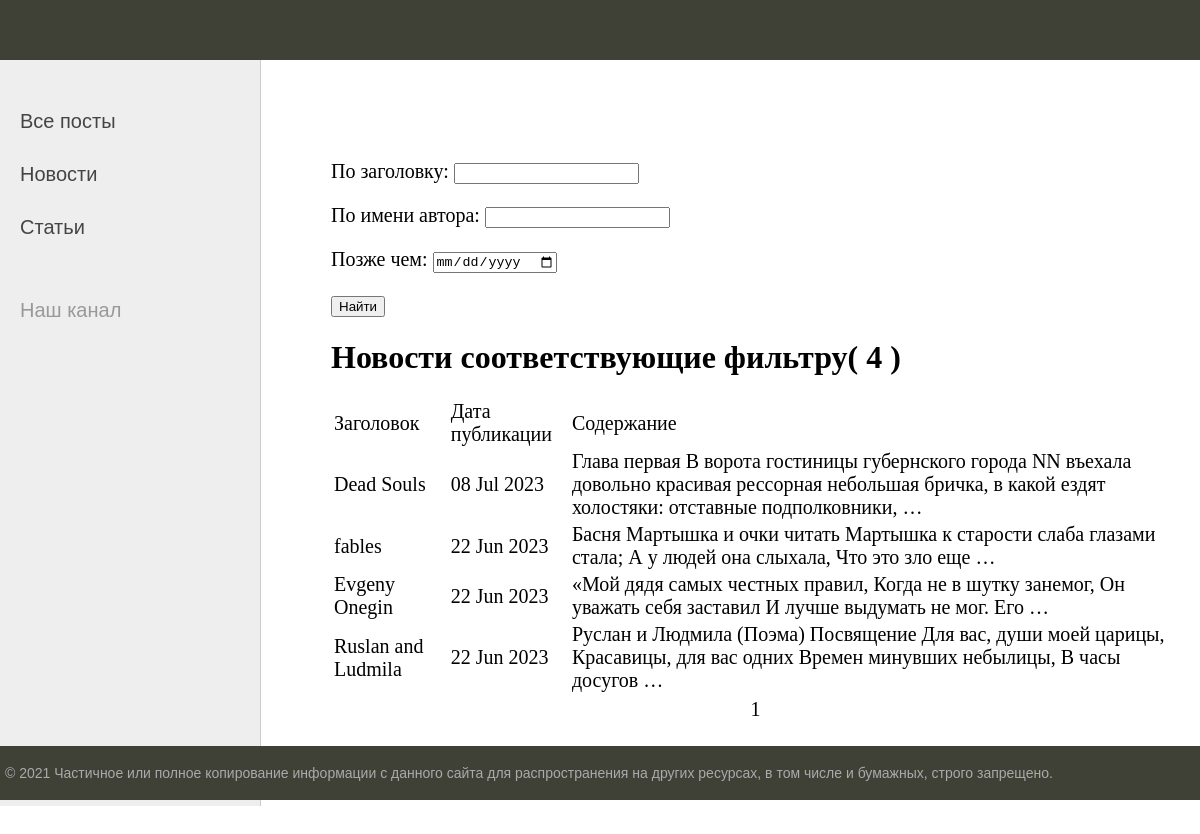
The app's page /posts/articles/search with its own data.
### news/models.py (models this page shows, shortened)
class Post(models.Model):
    article_post = 'AR'
    news_post = 'NE'
    POSITIONS = [
        (article_post, 'Статья'),
        (news_post, 'Новость')
    ]
    author = models.ForeignKey(Author, on_delete=models.CASCADE)
    position = models.CharField(max_length=2,
                                choices=POSITIONS,
                                default=article_post)
    time_in = models.DateTimeField(auto_now_add=True)
    category = models.ManyToManyField(Category, through='PostCategory')
    header = models.CharField(max_length=255)
    text_post = models.TextField()
    rating_post = models.IntegerField(default=0)

### news/views.py (the view)
# urls.py: path('articles/search', ArticlesSearch.as_view(), name='articles_search_form'),
class ArticlesSearch(ListView): #Класс для фильтрации новостей
    model = Post
    ordering = '-time_in'
    template_name = 'search.html'
    context_object_name = 'post_search'
    paginate_by = 10
    def get_queryset(self):
        queryset = super().get_queryset()
        self.filterset = PostFilter(self.request.GET, queryset)
        return self.filterset.qs.filter(position='AR')
    def get_context_data(self, **kwargs):
        context = super().get_context_data(**kwargs)
        context['news'] = Post.objects.filter(position = 'AR').order_by('-time_in')
        context['filterset'] = self.filterset
        context['title'] = 'Поиск статей'
        return context

### news/filters.py (called while the page is built)
    @property
    def qs(self):
        filter_posts = super().qs
        return filter_posts

### news/templatetags/custom_filters.py (called while the page is built)
@register.filter()
def censor(value):
    CENSORED_LIST = ['редиска', 'придурок', 'урод', 'глупый', 'тупой', 'злой', 'дурак', 'козел']
    if isinstance(value, str):
        str1 = value
        for censor_element in CENSORED_LIST:
            new_text = str1.replace(censor_element, censor_element[0] + "*" * (len(censor_element) - 1))  # замена по нижнему регистру
            str1 = new_text
            new_text = str1.replace(censor_element.capitalize(), censor_element[0].capitalize() + "*" * (len(censor_element) - 1))  # замена по верхнему регистру
            str1 = new_text
        value = str1
    else:
        raise TypeError('Фильтр "censor" может быть применен только к текстовому типу данных')
    return f'{value}'

### news/templatetags/custom_tags.py (called while the page is built)
@register.simple_tag(takes_context=True)
def url_replace(context, **kwargs):
   d = context['request'].GET.copy()
   for k, v in kwargs.items():
       d[k] = v
   return d.urlencode()

@register.simple_tag(takes_context=True)
def url_replace2(context, **kwargs):
   p = context['request'].path
   return p[0:-6]

### templates/search.html (shortened to what this page needs)
{% extends 'flatpages/default.html' %}
{% load custom_filters %}
{% load custom_tags %}
{% block content %}
    <form action="{% url_replace2 %}?{% url_replace %}" method="get">
        {{ filterset.form.as_p }}
        <input type="submit" value="Найти" />
    </form>
    {% if post_search %}
    <h1>Новости соответствующие фильтру( {{ post_search|length }} ) </h1>
        <table>
            <tr>
                <td> Заголовок </td>
                <td> Дата публикации </td>
                <td> Содержание </td>
            </tr>
            {% for post in post_search %}
            <tr>
                <td> {{ post.header|censor }} </td>
                <td> {{ post.time_in|date:'d M Y' }} </td>
                <td> {{ post.text_post|censor|truncatewords:20 }} </td>
            </tr>
            {% endfor %}
        </table>
        <table align="center">
            <tr> <td align="center">
                {{ page_obj.number }}
            </td> </tr>
        </table>
    {% else %}
        <h2> Новостей нет! </h2>
    {% endif %}
{% endblock content %}

### static/css/styles.css (style rules this page uses)
html, body { font-family: 'Arial'; margin: 0; padding: 0; height: 100%; width: 100%; color: #444; }
.table-page tr { height: 100%; }
.content-text h1 { font-size: 32px; }

### records on screen
Post: header|censor "Dead Souls", time_in "08 Jul 2023", text_post|censor "Глава первая В ворота гостиницы губернского города NN въехала довольно красивая рессорная небольшая бричка, в какой ездят холостяки: отставные подполковники, …"
Post: header|censor "fables", time_in "22 Jun 2023", text_post|censor "Басня Мартышка и очки читать Мартышка к старости слаба глазами стала; А у людей она слыхала, Что это зло еще …"
Post: header|censor "Evgeny Onegin", time_in "22 Jun 2023", text_post|censor "«Мой дядя самых честных правил, Когда не в шутку занемог, Он уважать себя заставил И лучше выдумать не мог. Его …"
Post: header|censor "Ruslan and Ludmila", time_in "22 Jun 2023", text_post|censor "Руслан и Людмила (Поэма) Посвящение Для вас, души моей царицы, Красавицы, для вас одних Времен минувших небылицы, В часы досугов …"

### other values on screen
{{ post_search|length }} "4"
{{ page_obj.number }} "1"
